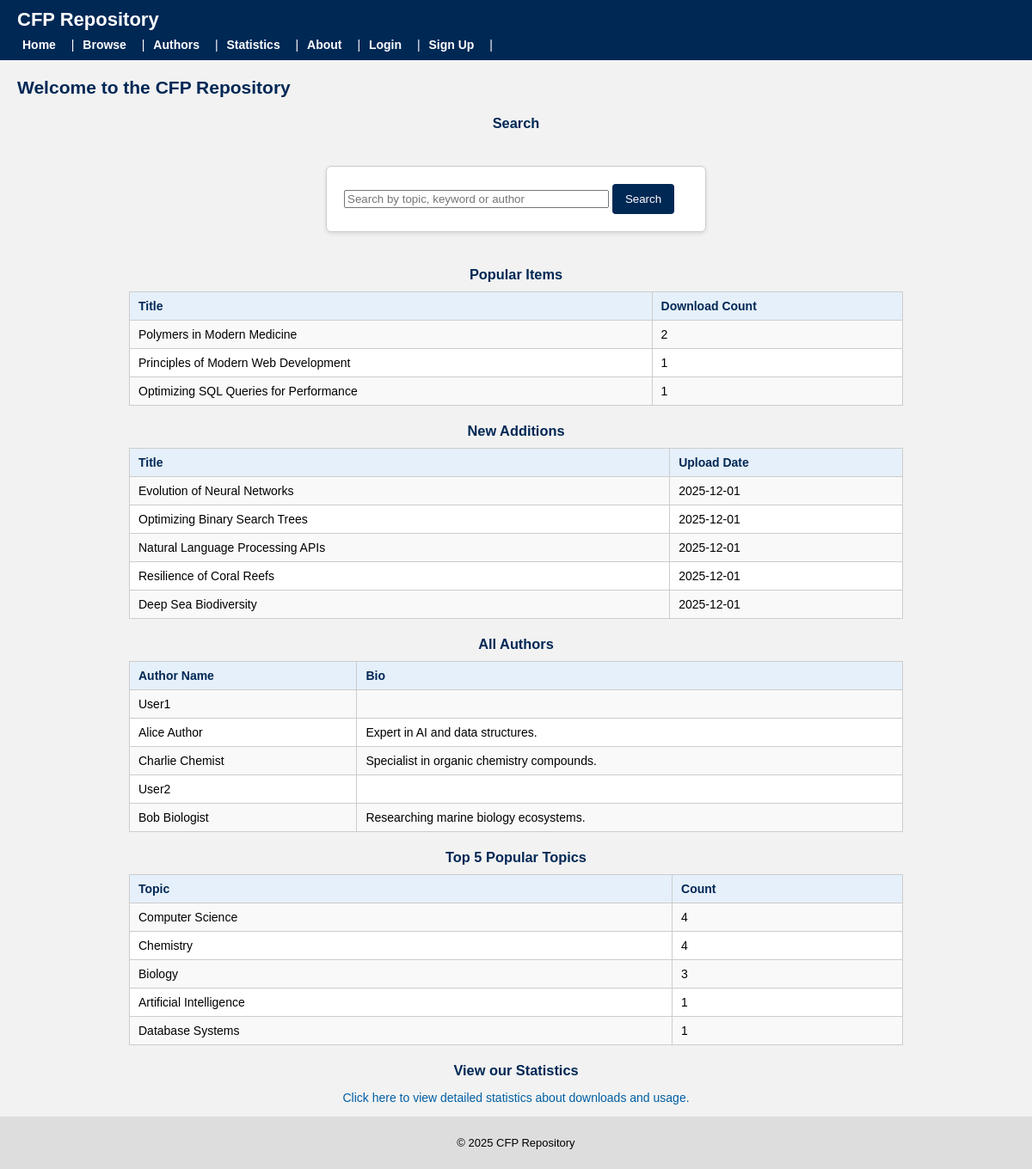
The page / on the database its author committed.
### tables this page shows
CREATE TABLE `text` (
  `text_id` int(11) NOT NULL,
  `author_orcid` varchar(20) DEFAULT NULL,
  `title` varchar(255) NOT NULL,
  `abstract` text DEFAULT NULL,
  `topic` varchar(100) DEFAULT NULL,
  `version` int(11) NOT NULL DEFAULT 1,
  `upload_date` date NOT NULL,
  `status` enum('draft','under_review','published','archived') DEFAULT 'draft',
  `download_count` int(11) DEFAULT NULL,
  `total_donations` decimal(10,2) DEFAULT NULL,
  `avg_rating` decimal(3,2) DEFAULT NULL
);

### index.php (the view, shortened to what this page needs)
<?php
require 'db.php';
$search = '';
$query_popular_items = "SELECT t.title, count(*) as download_count FROM download d, text t
WHERE d.text_id = t.text_id
AND t.status = 'published'
GROUP BY d.text_id ORDER BY download_count DESC LIMIT 5";
$query_result_popular_items = mysqli_query($conn, $query_popular_items);
$query_new_items = "SELECT t.title, t.upload_date FROM text t WHERE t.status = 'published' ORDER BY t.upload_date DESC LIMIT 5 ";
$query_result_new_items = mysqli_query($conn, $query_new_items);
$query_all_authors = "SELECT DISTINCT m.name, a.bio
                      FROM author a, member m, text t
                      WHERE a.member_id = m.member_id
                      AND t.author_orcid = a.orcid
                      AND t.status = 'published'";
$query_result_all_authors = mysqli_query($conn, $query_all_authors);
$query_topics = "SELECT topic, count(*) as topic_count
                 FROM text
                 WHERE topic IS NOT NULL
                   AND topic <> ''
                   AND status = 'published'
                 GROUP BY topic
                 ORDER BY topic_count DESC";
$query_result_topics = mysqli_query($conn, $query_topics);
include 'header.php';
?>
<h2>Welcome to the CFP Repository</h2>
<h3 class="centered-title">Search</h3>
<form method="GET" action="index.php" class="centered-form">
    <input type="text" name="search" placeholder="Search by topic, keyword or author" value="<?php echo htmlspecialchars($search); ?>" style="width: 300px;">
    <button type="submit">Search</button>
</form>
<h3 class="centered-title">Popular Items</h3>
<table class="table-centered">
    <tr>
        <th>Title</th>
        <th>Download Count</th>
    </tr>
    <?php while ($row = mysqli_fetch_assoc($query_result_popular_items)) { ?>
    <tr>
        <td><?php echo htmlspecialchars($row['title']); ?></td>
        <td><?php echo htmlspecialchars($row['download_count']); ?></td>
    </tr>
    <?php } ?>
</table>
<h3 class="centered-title">New Additions</h3>
<table class="table-centered">
    <tr>
        <th>Title</th>
        <th>Upload Date</th>
    </tr>
    <?php while ($row = mysqli_fetch_assoc($query_result_new_items)) { ?>
    <tr>
        <td><?php echo htmlspecialchars($row['title']); ?></td>
        <td><?php echo htmlspecialchars($row['upload_date']); ?></td>
    </tr>
    <?php } ?>
</table>
<h3 class="centered-title">All Authors</h3>
<table class="table-centered">
    <tr>
        <th>Author Name</th>
        <th>Bio</th>
    </tr>
    <?php while ($row = mysqli_fetch_assoc($query_result_all_authors)) { ?>
    <tr>
        <td><?php echo htmlspecialchars($row['name']); ?></td>
        <td><?php echo htmlspecialchars($row['bio']); ?></td>
    </tr>
    <?php } ?>
</table>
<h3 class="centered-title">Top 5 Popular Topics</h3>
<table class="table-centered">
    <tr>
        <th>Topic</th>
        <th>Count</th>
    </tr>
    <?php
    while ($row = mysqli_fetch_assoc($query_result_topics)) {
    ?>
    <tr>
        <td><?php echo htmlspecialchars($row['topic']); ?></td>
        <td><?php echo htmlspecialchars($row['topic_count']); ?></td>
    </tr>
    <?php } ?>
</table>
<h3 class="centered-title">View our Statistics</h3>
<p class="centered-title">
    <a href="statistics.php">Click here to view detailed statistics about downloads and usage.</a>
</p>
<?php include 'footer.php'; ?>

### css/style.css (style rules this page uses)
:root { --primary: #002855; --secondary: #f2f2f2; --accent: #005fa3; --danger: #b30000; }
body { font-family: Arial, Helvetica, sans-serif; font-size: 14px; margin: 0; padding: 0 20px; background-color: var(--secondary); }
h2, h3, h4 { margin-top: 20px; margin-bottom: 10px; color: var(--primary); }
table { border-collapse: collapse; width: 100%; margin: 10px 0 20px 0; background-color: #ffffff; }
th, td { border: 1px solid #cccccc; padding: 8px 10px; text-align: left; vertical-align: top; }
th { background-color: #e6f0fa; font-weight: bold; color: var(--primary); }
tr:nth-child(even) { background-color: #f9f9f9; }
a { color: var(--accent); text-decoration: none; }
form { max-width: 400px; padding: 20px; background-color: white; border: 1px solid #ccc; border-radius: 6px; box-shadow: 1px 1px 5px rgba(0,0,0,0.05); margin-bottom: 30px; }
button[type="submit"] { background-color: var(--primary); color: white; padding: 10px 15px; border: none; border-radius: 4px; cursor: pointer; }
table { border-collapse: collapse; width: 80%; max-width: 900px; margin: 10px auto 20px; background-color: #ffffff; }
.table-centered { width: 80%; max-width: 900px; margin: 10px auto 20px; }
.centered-form { max-width: 400px; margin: 40px auto; padding: 20px; background-color: #ffffff; border: 1px solid #cccccc; border-radius: 6px; box-shadow: 0 2px 5px rgba(0, 0, 0, 0.1); }
.centered-title { text-align: center; }

### rows shown on the page
text: title "Evolution of Neural Networks", upload_date "2025-12-01"
text: title "Optimizing Binary Search Trees", upload_date "2025-12-01"
text: title "Natural Language Processing APIs", upload_date "2025-12-01"
text: title "Resilience of Coral Reefs", upload_date "2025-12-01"
text: title "Deep Sea Biodiversity", upload_date "2025-12-01"

### other values the page prints
$row['title'] "Polymers in Modern Medicine"
$row['download_count'] "2"
$row['title'] "Principles of Modern Web Development"
$row['download_count'] "1"
$row['title'] "Optimizing SQL Queries for Performance"
$row['name'] "User1"
$row['name'] "Alice Author"
$row['bio'] "Expert in AI and data structures."
$row['name'] "Charlie Chemist"
$row['bio'] "Specialist in organic chemistry compounds."
$row['name'] "User2"
$row['name'] "Bob Biologist"
$row['bio'] "Researching marine biology ecosystems."
$row['topic'] "Computer Science"
$row['topic_count'] "4"
